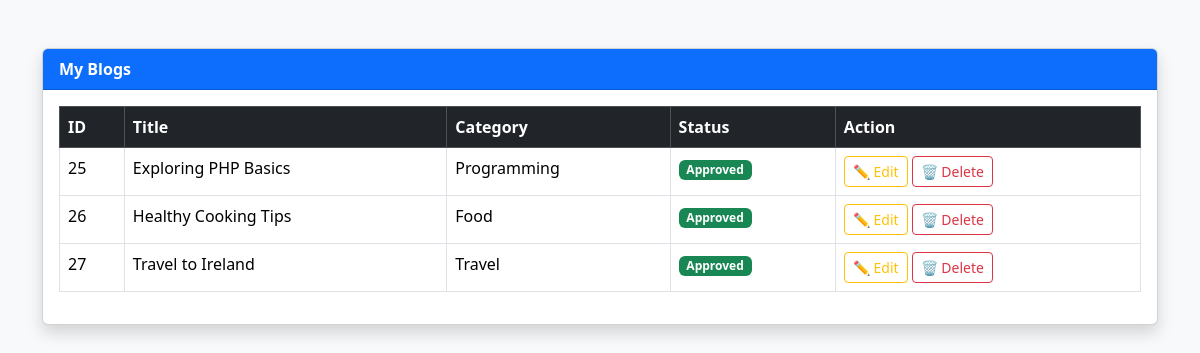
The page /my-blogs.php (signed in) on the database its author committed.
### tables this page shows
CREATE TABLE `blogs` (
  `id` int(11) NOT NULL,
  `user_id` int(11) NOT NULL,
  `category_id` int(11) NOT NULL,
  `title` varchar(255) NOT NULL,
  `slug` varchar(255) NOT NULL,
  `thumbnail` varchar(255) DEFAULT NULL,
  `description` text NOT NULL,
  `status` enum('pending','approved','rejected') DEFAULT 'pending',
  `created_at` timestamp NOT NULL DEFAULT current_timestamp()
);

CREATE TABLE `category` (
  `id` int(11) NOT NULL,
  `category_name` varchar(255) NOT NULL,
  `slug` varchar(255) NOT NULL,
  `created_at` timestamp NOT NULL DEFAULT current_timestamp()
);

### my-blogs.php (the view, shortened to what this page needs)
<?php
    include 'header.php';
    include 'db.php';
    ?>
<!DOCTYPE html>
<html>
<head>
  <link rel="stylesheet" href="../assets/css/bootstrap.min.css">
</head>
<body>
<div class="container mt-5">
  <div class="card shadow">
    <div class="card-header bg-primary text-white">
      My Blogs
    </div>
    <div class="card-body">
      <table class="table table-bordered table-hover">
        <thead class="table-dark">
          <tr>
            <th>ID</th>
            <th>Title</th>
            <th>Category</th>
            <th>Status</th>
            <th>Action</th>
          </tr>
        </thead>
        <tbody>
          <?php $fetch=$con->prepare("SELECT blogs.*, category.category_name FROM blogs
          inner join category
         on blogs.category_id=category.id
          WHERE user_id=:user_id");
          $fetch->bindParam(':user_id', $_SESSION['user_id']);
          $fetch->execute();
          $fetchs = $fetch->fetchAll();
          foreach($fetchs as $row): ?>
          <tr>
            <td><?= htmlspecialchars($row['id']) ?></td>
            <td><?= htmlspecialchars($row['title']) ?></td>
            <td><?= htmlspecialchars($row['category_name']) ?></td>
            <td>
              <?php
                if($row['status'] == 'pending'){
                  echo "<span class='badge bg-warning text-dark'>Pending</span>";
                } elseif($row['status'] == 'approved'){
                  echo "<span class='badge bg-success'>Approved</span>";
                } else {
                  echo "<span class='badge bg-danger'>Rejected</span>";
                }
              ?>
            </td>
            <td>
              <a href="edit-blog.php?id=<?= $row['id'] ?>" class="btn btn-sm btn-outline-warning">✏️ Edit</a>
              <a href="delete-blog.php?id=<?= $row['id'] ?>" class="btn btn-sm btn-outline-danger" onclick="return confirm('Delete this blog?');">🗑️ Delete</a>
            </td>
          </tr>
          <?php endforeach; ?>
        </tbody>
      </table>
    </div>
  </div>
</div>
</body>
</html>

### header.php (shortened to what this page needs)
<!DOCTYPE html>
<html lang="en">
<head>
    <link rel="stylesheet" href="style.css">
    <link href="https://cdn.jsdelivr.net/npm/bootstrap@5.0.2/dist/css/bootstrap.min.css" rel="stylesheet">
</head>
<body>

### my-blogs.php (style rules this page uses)
body { background-color: #f8f9fa; }
.card-header { font-weight: bold; }

### rows shown on the page
blogs: id "25", title "Exploring PHP Basics", category.category_name "Programming", status "Approved"
blogs: id "26", title "Healthy Cooking Tips", category.category_name "Food", status "Approved"
blogs: id "27", title "Travel to Ireland", category.category_name "Travel", status "Approved"
